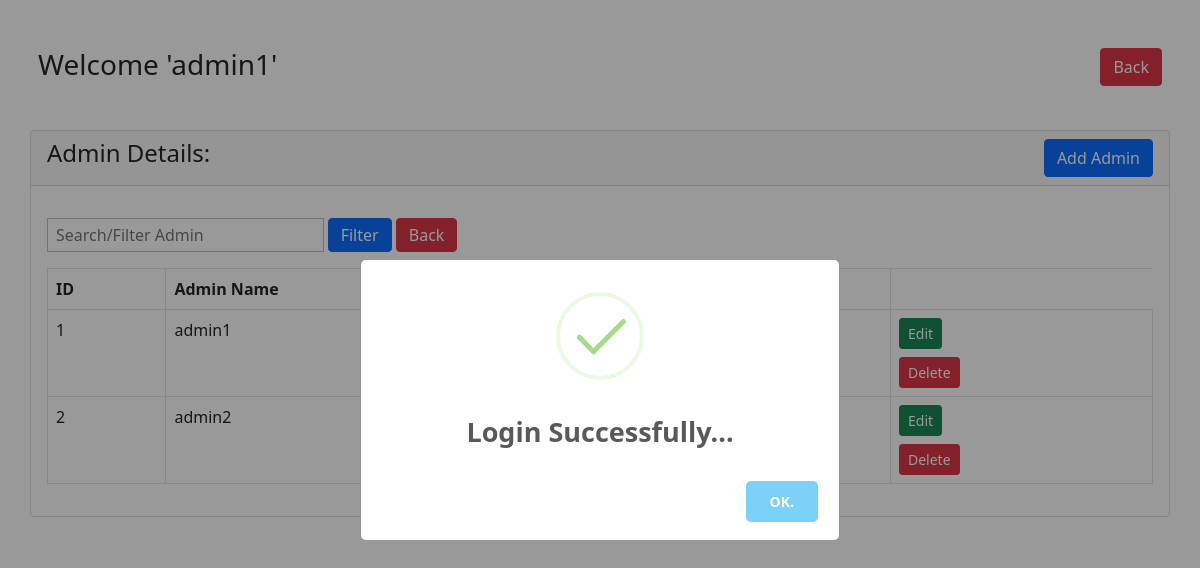
/admin-edit.php (signed in), run on the app's committed database.
### tables this page shows
CREATE TABLE `admin_data` (
  `id` int(11) NOT NULL,
  `admin_name` varchar(50) NOT NULL,
  `admin_password` varchar(50) NOT NULL DEFAULT 'admin123'
);

### admin-edit.php (the view, shortened to what this page needs)
<?php
     if (isset($_POST['search_admin'])) {
          $search_for_admin = $_POST['search_for_admin'];
          $query = "SELECT * FROM `admin_data` WHERE CONCAT(`admin_name`) LIKE '%".$search_for_student."%'";
          $search_result = filterTable($query);
     }
     else{
          $query = "SELECT * FROM `admin_data`";
          $search_result = filterTable($query);
     }
     function filterTable($query){
          $con = mysqli_connect("localhost", "root", "", "bus_management_system");
          $filter_result = mysqli_query($con, $query);
          return $filter_result;
     }
?>
<!doctype html>
<html lang="en">
<head>
     <link href="https://cdn.jsdelivr.net/npm/bootstrap@5.0.2/dist/css/bootstrap.min.css" rel="stylesheet">
</head>
<body>
     <div class="container mt-5 mb-5 p-0">
          <h3 class="px-2 my-5">Welcome '<?php echo($_SESSION['admin_name']); ?>'
          <a href="admin.php" name="logout_btn" class="btn btn-danger float-end">Back</a>
          </h3>
          <div class="row p-0">
               <div class="col-md-12">
                    <div class="card p-0">
                         <div class="card-header">
                              <h4>Admin Details:
                                  <a href="admin_create_page.php" class="btn btn-primary float-end">Add Admin</a>
                              </h4>
                         </div>
                         <div class="card-body table-responsive">
                              <form action="admin-edit.php" method="POST" class="d-inline">
                                   <input type="text" required placeholder="Search/Filter Admin" class="form-check-input px-2 py-3 w-25 my-3" name="search_for_admin">
                                   <input  type="submit" name="search_admin" value="Filter" class="btn btn-primary py-1 my-3">
                                   <a href="admin-edit.php" class="btn btn-danger py-1 my-3">Back</a>
                              </form>
                              <table class="table table-bordered table-hover">
                                   <thead>
                                        <tr>
                                             <th>ID</th>
                                             <th>Admin Name</th>
                                             <th>Password</th>
                                        </tr>
                                   </thead>
                                   <tbody>
                                   <?php while($student = mysqli_fetch_array($search_result)): ?>
                                       <tr>
                                             <td><?php echo $student['id']; ?></td>
                                             <td><?php echo $student['admin_name']; ?></td>
                                             <td><?php echo $student['admin_password']; ?></td>
                                             <td>
                                                  <a href="#?id=<?php echo $student['id']; ?>" class="btn btn-success btn-sm">Edit</a>
                                                  <form action="backend_code.php" method="POST">
                                                       <button  type="submit" name="delete_student" value="<?php echo $student['id']; ?>" href="" class="btn btn-danger btn-sm mt-2">Delete</button>
                                                  </form>
                                             </td>
                                        </tr>
                                   <?php  endwhile; ?>
                                   </tbody>
                              </table>
                         </div>
                    </div>
               </div>
          </div>
     </div>
</body>
</html>

### data on the page
admin_data: id "1", admin_name "admin1"
admin_data: id "2", admin_name "admin2"

### other printed values
$_SESSION['admin_name'] "admin1"
